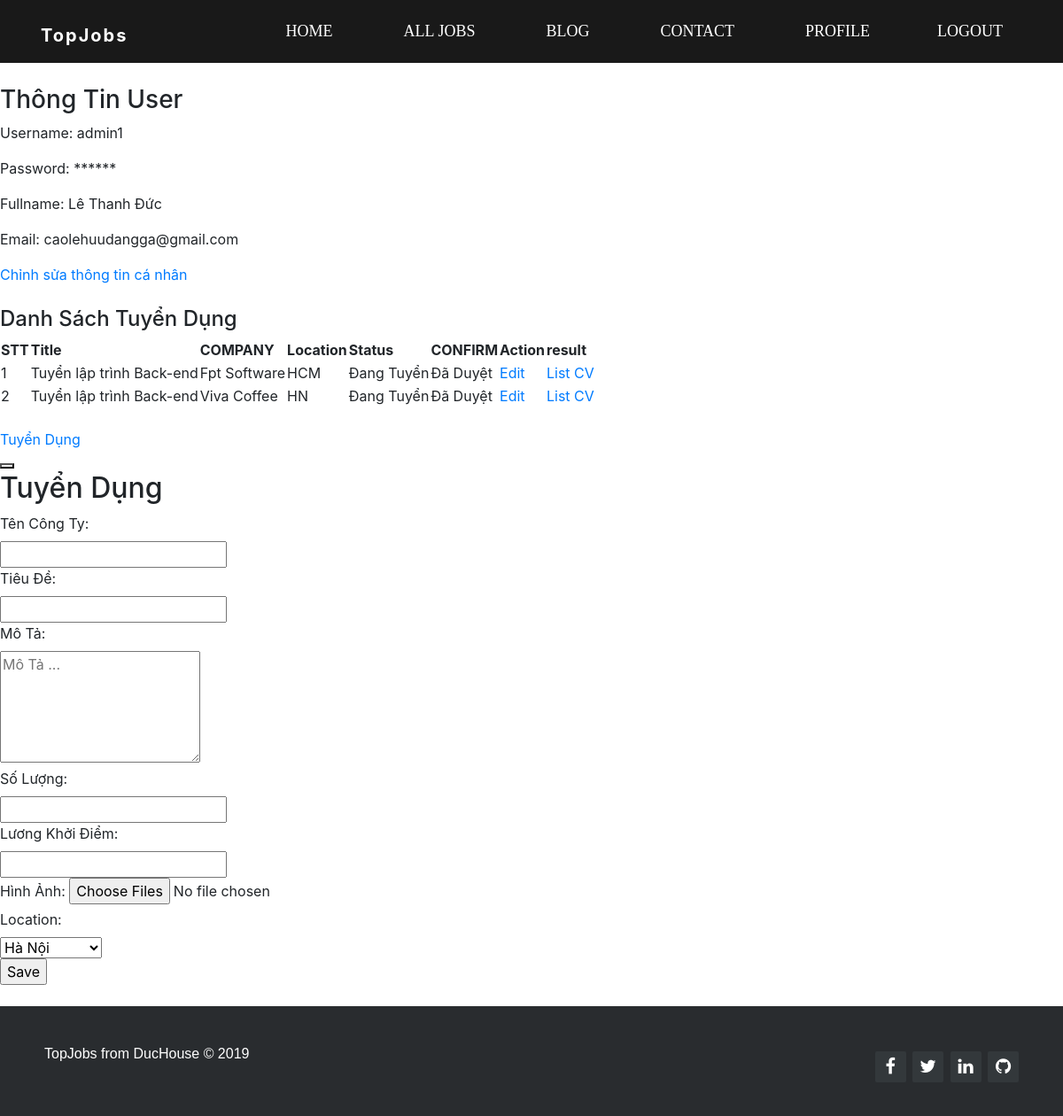
/src/Profile.php (signed in), run on the app's committed database.
### tables this page shows
CREATE TABLE `users` (
  `id_user` int(11) NOT NULL,
  `username` varchar(100) NOT NULL,
  `password` varchar(250) NOT NULL,
  `fullname` varchar(100) NOT NULL,
  `email` varchar(100) NOT NULL,
  `role` varchar(20) NOT NULL
);

CREATE TABLE `post` (
  `id_post` int(11) NOT NULL,
  `name_company` varchar(50) NOT NULL,
  `title` varchar(50) NOT NULL,
  `description` varchar(100) NOT NULL,
  `salary` int(11) NOT NULL,
  `quatity` int(11) NOT NULL,
  `image` varchar(50) NOT NULL,
  `status` varchar(4) NOT NULL,
  `confirm` varchar(4) NOT NULL,
  `location` varchar(50) NOT NULL,
  `id_user` int(11) NOT NULL,
  `countview` int(11) NOT NULL
);

### src/Profile.php (the view, shortened to what this page needs)
<?php
require_once('../Config/db.php');
if (isset($_SESSION['username']) == false) {
    header('Location: Login.php');
}else {
    ?>
<!DOCTYPE html>
<html lang="en">
<head>
  <link rel="stylesheet" href="https://maxcdn.bootstrapcdn.com/bootstrap/4.3.1/css/bootstrap.min.css">
  <link rel="stylesheet" href="https://cdnjs.cloudflare.com/ajax/libs/uikit/3.0.3/css/uikit.min.css" />
  <link href="https://maxcdn.bootstrapcdn.com/font-awesome/4.7.0/css/font-awesome.min.css" rel="stylesheet"
>
  <link rel="stylesheet" href="../css/style.css" />
</head>
<body>
<?php require_once ('./NavBar.php'); ?>
<br/><br/><br/><br/>
<div class = "uk-container">
    <div class="uk-card uk-card-default uk-card-body">
    <?php
        $id = $_SESSION['id_user'];
        $sql = mysqli_query($conn,"select  * from users where id_user = '$id'");
        while ($result = mysqli_fetch_array($sql)) {
        ?>
        <h3 class="uk-card-title">Thông Tin User</h3>
        <p>Username: <?= $result['username'] ?></p>
        <p>Password: ******</p>
        <p>Fullname: <?= $result['fullname'] ?> </p>
        <p>Email: <?= $result['email'] ?></p>
        <a href = "./EditUser.php?id_user=<?= $result['id_user'] ?>">Chỉnh sửa thông tin cá nhân</a>
        <?php
    }
     ?>
    </div>
</div>
<br/>
<div class = "uk-container">
<h4 class ="uk-text-success">Danh Sách Tuyển Dụng</h4>
<table class="uk-table uk-table-striped">
    <thead>
        <tr>
            <th>STT</th>
            <th>Title</th>
            <th>COMPANY</th>
            <th>Location</th>
            <th>Status</th>
            <th>CONFIRM</th>
            <th>Action</th>
            <th>result</th>
        </tr>
    </thead>
    <tbody>
    <?php
        $id = $_SESSION['id_user'];
        $sql_post = mysqli_query($conn,"select  * from post where id_user = '$id'");
        $count = 0;
        while ($result = mysqli_fetch_array($sql_post)) {
            $count++;
        ?>
        <tr>
            <td> <?= $count ?> </td>
            <td><?= $result['title'] ?></td>
            <td><?= $result['name_company'] ?></td>
            <td><?= $result['location'] ?></td>
            <td>
                <?php
                    if($result['status'] == 'T'){
                        echo 'Đang Tuyển';
                    }else{
                        echo 'Đã Xóa';
                    }
                ?>
            </td>
            <td>
                <?php
                    if($result['confirm'] == 'T'){
                        echo 'Đã Duyệt';
                    }else{
                        echo 'Chờ Duyệt';
                    }
                ?>
            </td>
            <td>
                <a class="uk-button uk-button-default" href="./EditRecruitment.php?id_post=<?= $result['id_post'] ?>">Edit</a>
            </td>
            <td>
                <a class="uk-button uk-button-link" href="./CV.php?id_post=<?= $result['id_post'] ?>">List CV</a>
            </td>
        </tr>
        <?php
     }
      ?>
    </tbody>
</table>
</div>
<br/>
<div class = "uk-container">
<a class="uk-button uk-button-default" href="#modal-sections" uk-toggle>Tuyển Dụng</a>
<div id="modal-sections" uk-modal>
    <div class="uk-modal-dialog">
        <button class="uk-modal-close-default" type="button" uk-close></button>
        <div class="uk-modal-header">
            <h2 class="uk-modal-title">Tuyển Dụng</h2>
        </div>
        <div class="uk-modal-body">
        <form class="uk-form-stacked" method = "POST" action = "" enctype="multipart/form-data">
            <div class="uk-margin">
                <label class="uk-form-label" for="name_company">Tên Công Ty:</label>
                <div class="uk-form-controls">
                    <input class="uk-input" id="name_company" name = "name_company" type="text" />
                </div>
            </div>
            <div class="uk-margin">
                <label class="uk-form-label" for="title">Tiêu Đề:</label>
                <div class="uk-form-controls">
                    <input class="uk-input" id="title" name = "title" type="text" />
                </div>
            </div>
            <div class="uk-margin">
            <label class="uk-form-label" for="description">Mô Tả:</label>
                <div class="uk-form-controls">
                 <textarea class="uk-textarea" id="description" name = "description" rows="5" placeholder="Mô Tả ..."></textarea>
                </div>
            </div>
            <div class="uk-margin">
                <label class="uk-form-label" for="quatity">Số Lượng:</label>
                <div class="uk-form-controls">
                    <input class="uk-input" id="quatity" name = "quatity" type="text" />
                </div>
            </div>
            <div class="uk-margin">
                <label class="uk-form-label" for="salary">Lương Khởi Điểm:</label>
                <div class="uk-form-controls">
                    <input class="uk-input" id="salary" name = "salary" type="text" />
                </div>
            </div>
            <div class="uk-margin">
                <label class="uk-form-label" for="image">Hình Ảnh:</label>
                    <input type="file" multiple name = "image" id = "image">
            </div>
            <div class="uk-margin">
                <label class="uk-form-label" for="location">Location:</label>
                <div class="uk-form-controls">
                    <select class="uk-select" id="location" name = "location">
                        <option value = "HN">Hà Nội</option>
                    </select>
                </div>
            </div>
            <div class="uk-margin">
                <div class="uk-modal-footer uk-text-right">
                    <input class="uk-button uk-button-primary uk-text-right" name = "save" type="submit" value = "Save" />
                </div>
            </div>
        </form>
        </div>
    </div>
</div>
</div>
<br/>
<?php require_once ('./Footer.php'); ?>
</body>
</html>
<?php
}
?>

### data on the page
users: username "admin1", fullname "Lê Thanh Đức", email "caolehuudangga@gmail.com"
post: title "Tuyển lập trình Back-end", name_company "Fpt Software", location "HCM", status "Đang Tuyển", confirm "Đã Duyệt"
post: title "Tuyển lập trình Back-end", name_company "Viva Coffee", location "HN", status "Đang Tuyển", confirm "Đã Duyệt"
